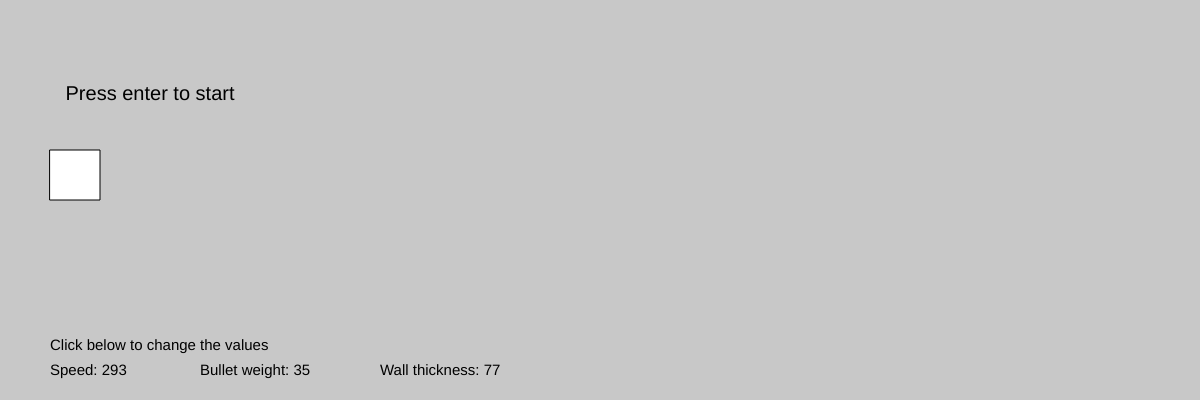
Frame 1 (no input)
Frame 60 (no input): identical to frame 1, image omitted
Frame 120 (the mouse pressed at the canvas centre since frame 60): identical to frame 1, image omitted

The p5.js sketch that drew this single still picture (run headless with seeded random() and noise() and a simulated clock; from frame 60 on, the mouse is pressed at the canvas centre):

// p5.js sketch
// ── sketch.js
//Creating the objects
var bullet = new sprite(50,150,50,50);
var wall = new sprite(1300,100,50,200);

//Creating the essential variables
var speed,weight,state,thickness,damage1;

function setup() {
  createCanvas(windowWidth,400);

  speed = round(random(223,321)); //Defining speed of the bullet
  weight = round(random(30,52)); //Defining weight of the bullet
  thickness = round(random(10,100));
  state = "start";  //variable to keep the track of the program
}
function draw() {
  background(200);  

  let c = color(255,255,255);

  //Calling function to calculate damage of the wall after bullet has hit it
  if(hasCollided(bullet,wall)){
    c = damage();
  }

  fill(c);
  wall.display();
  push();
  fill(255);
  bullet.display();
  pop();

  wall.width = thickness;
  wall.x = 1300 - thickness;

  push(); //Creating a new drawing state
  fill(0);
  textAlign(CENTER);
  textSize(20);
  //Displaying the instructions
  if(state === "start")
    text("Press enter to start",150,100);
  else if(state === "over")
    text("Press r to restart",150,100);
  pop();

  push(); //Creating a new drawing state
  textAlign(LEFT);
  textSize(15);
  fill(0)
  //Displaying the current speed and weight
  text("Speed: "+speed,50,375);
  text("Bullet weight: "+weight,200,375);
  text("Wall thickness: "+thickness,380,375);
  text("Click below to change the values",50,350);
  pop();
}
function keyPressed(){
  //Starting the simulation
  if(keyCode === ENTER && state === "start"){
    bullet.weight = weight;
    bullet.velocityX = round(speed/4);
  }
  //Restarting the simulation
  if(key === 'r' && state === "over"){
    state = "start";
    weight = round(random(30,52));
    speed = round(random(223,321));
    thickness = round(random(10,100));
    bullet.x = 50;
    fill(255);
  }
  if(keyCode === ENTER && state === "edit"){
    fill(255);
    state = "start";
    if(i === "speed")
      setSpeed();
    else if(i === "weight")
      setWeight();
    else if(i === "thickness")
      setThickness();
  }
}
function hasCollided(object1,object2){
  //Testing for collision
  if(object1.x+object1.width>object2.x){    
    object1.velocityX = 0;  //Setting the car velocity to 0
  
    return true;
  }
  return false;
}
function damage(){
  damage1 = Math.round((0.5 * weight * (speed * speed)) / (thickness*thickness*thickness));
  bullet.x = wall.x - bullet.width + 10; 
  let c = 0;

  textAlign(CENTER);
  textSize(25);
  push(); //Starting a new drawing state
  fill(0);
  text("Wall damage :"+damage1,windowWidth/2,100); //Displaying the deformation
  pop();
  
  //Changing the object color and displaying relative text according to the damage
  if(damage1 > 10){
    fill(255,0,0);    //Changing the object color to red
    text("Wall is not effective against bullet",windowWidth/2,150);  //Displaying unsafe message
    state = "over"; //Changing the state to over
    c = color(255,0,0);
  }
  else{
    fill(0,255,0);    //Changing the object color to green
    text("Wall is effective against bullet",windowWidth/2,150);  //Displaying safe message
    state = "over"; //Changing the state to over
    c = color(0,255,0);
  }
  return c;
}
var inp = 0,button = 0,i = 0;
function mouseClicked(){
  if(mouseX > 50 && mouseX < 90 && mouseY > 360 && mouseY < 390){ 
    if(inp != 0){
      inp.remove();
      button.remove();
    }                                                               //create a text 
    createObjects("speed",setSpeed,100,440,50);                    //placeholder to 
  }                                                                //edit the speed
  else if(mouseX > 200 && mouseX < 270 && mouseY > 360 && mouseY < 390){
    if(inp != 0){
      inp.remove();
      button.remove();
    }                                                                    //create a text 
    createObjects("weight",setWeight,280,440,50);                        // placeholder to
  }                                                                      // edit the weight
  else if(mouseX > 380 && mouseX < 500 && mouseY > 360 && mouseY < 390){
    if(inp != 0){
      inp.remove();
      button.remove();
    }                                                         //create a text 
    createObjects("thickness",setThickness,480,440,50);       //placeholder to 
  }                                                           //edit the thickness
}
function createObjects(value,callback,x,y,size){
  inp = createInput(value); //Creating the text placeholder
  inp.position(x,y);    
  inp.size(size,14);
  button = createButton('ok');  //Creating a button
  button.position(inp.x + inp.width,inp.y);
  button.mouseClicked(callback);  //Calling the setspeed function if the mouse is clicked on it
  state = "edit";
  i = value;
}
function setSpeed(){
  if(isNaN(inp.value())){
    console.error("Please enter only numbers");
  }
  else if(inp.value() >= 223 && inp.value() <= 321){
    speed = inp.value();
    state = "start";
    bullet.x = 50;
  }
  else{
    console.error("Please enter value between 223 and 321");
  }
  inp.remove();
  button.remove();
  return 0;
}
function setWeight(){
  if(inp.value() === "weight" || isNaN(inp.value())){
    console.error("Please enter only numbers");
  }
  else if(inp.value() >= 10 && inp.value() <= 100){
    weight = inp.value();
    state = "start";
    bullet.x = 50;
  }
  else{
    console.error("Please enter value between 10 and 100");
  }
  inp.remove();
  button.remove();
  return 0;
}
function setThickness(){
  if(isNaN(inp.value())){
    console.error("Please enter only numbers");
  }
  else if(inp.value() <= 100 && inp.value() >= 10){
    thickness = inp.value();
    state = "start";
    bullet.x = 50;
  }
  else{
    console.error("Please enter value between 10 and 100");
  }
  inp.remove();
  button.remove();
  return 0;
}

// ── sprite.js
//Creating a class to make objects
class sprite{
    //Defining properties
    constructor(xPos,yPos,width,height){
      this.x = xPos;
      this.y = yPos;
      this.height = height;
      this.width = width;
      this.velocityX = 0;
      this.velocityY = 0;
      this.weight = 0;
    }
    //Function to display the object
    display(){
      rect(this.x,this.y,this.width,this.height);
  
      //Moving the object
      this.x += this.velocityX;
      this.y += this.velocityY;
    }
  }
